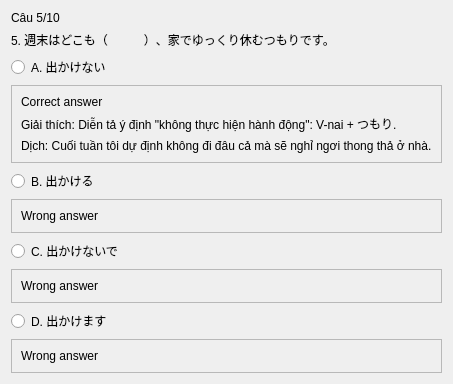
               <widget class="QWidget" name="page_3">
                <layout class="QVBoxLayout" name="verticalLayout_20">
                 <item>
                  <widget class="QLabel" name="label_28">
                   <property name="text">
                    <string>Câu 5/10</string>
                   </property>
                  </widget>
                 </item>
                 <item>
                  <widget class="QLabel" name="label_29">
                   <property name="text">
                    <string>5. 週末はどこも（　　　）、家でゆっくり休むつもりです。</string>
                   </property>
                  </widget>
                 </item>
                 <item>
                  <widget class="QRadioButton" name="radioButton_9">
                   <property name="text">
                    <string>A. 出かけない</string>
                   </property>
                  </widget>
                 </item>
                 <item>
                  <widget class="QFrame" name="frame_17">
                   <property name="frameShape">
                    <enum>QFrame::StyledPanel</enum>
                   </property>
                   <property name="frameShadow">
                    <enum>QFrame::Raised</enum>
                   </property>
                   <layout class="QVBoxLayout" name="verticalLayout_21">
                    <item>
                     <widget class="QLabel" name="label_32">
                      <property name="text">
                       <string>Correct answer</string>
                      </property>
                     </widget>
                    </item>
                    <item>
                     <widget class="QLabel" name="label_31">
                      <property name="text">
                       <string>Giải thích: Diễn tả ý định &quot;không thực hiện hành động&quot;: V-nai + つもり.</string>
                      </property>
                     </widget>
                    </item>
                    <item>
                     <widget class="QLabel" name="label_30">
                      <property name="text">
                       <string>Dịch: Cuối tuần tôi dự định không đi đâu cả mà sẽ nghỉ ngơi thong thả ở nhà.</string>
                      </property>
                     </widget>
                    </item>
                   </layout>
                  </widget>
                 </item>
                 <item>
                  <widget class="QRadioButton" name="radioButton_10">
                   <property name="text">
                    <string>B. 出かける</string>
                   </property>
                  </widget>
                 </item>
                 <item>
                  <widget class="QFrame" name="frame_18">
                   <property name="frameShape">
                    <enum>QFrame::StyledPanel</enum>
                   </property>
                   <property name="frameShadow">
                    <enum>QFrame::Raised</enum>
                   </property>
                   <layout class="QVBoxLayout" name="verticalLayout_22">
                    <item>
                     <widget class="QLabel" name="label_33">
                      <property name="text">
                       <string>Wrong answer</string>
                      </property>
                     </widget>
                    </item>
                   </layout>
                  </widget>
                 </item>
                 <item>
                  <widget class="QRadioButton" name="radioButton_11">
                   <property name="text">
                    <string>C. 出かけないで</string>
                   </property>
                  </widget>
                 </item>
                 <item>
                  <widget class="QFrame" name="frame_19">
                   <property name="frameShape">
                    <enum>QFrame::StyledPanel</enum>
                   </property>
                   <property name="frameShadow">
                    <enum>QFrame::Raised</enum>
                   </property>
                   <layout class="QVBoxLayout" name="verticalLayout_23">
                    <item>
                     <widget class="QLabel" name="label_34">
                      <property name="text">
                       <string>Wrong answer</string>
                      </property>
                     </widget>
                    </item>
                   </layout>
                  </widget>
                 </item>
                 <item>
                  <widget class="QRadioButton" name="radioButton_12">
                   <property name="text">
                    <string>D. 出かけます</string>
                   </property>
                  </widget>
                 </item>
                 <item>
                  <widget class="QFrame" name="frame_20">
                   <property name="frameShape">
                    <enum>QFrame::StyledPanel</enum>
                   </property>
                   <property name="frameShadow">
                    <enum>QFrame::Raised</enum>
                   </property>
                   <layout class="QVBoxLayout" name="verticalLayout_24">
                    <item>
                     <widget class="QLabel" name="label_35">
                      <property name="text">
                       <string>Wrong answer</string>
                      </property>
                     </widget>
                    </item>
                   </layout>
                  </widget>
                 </item>
                </layout>
               </widget>
